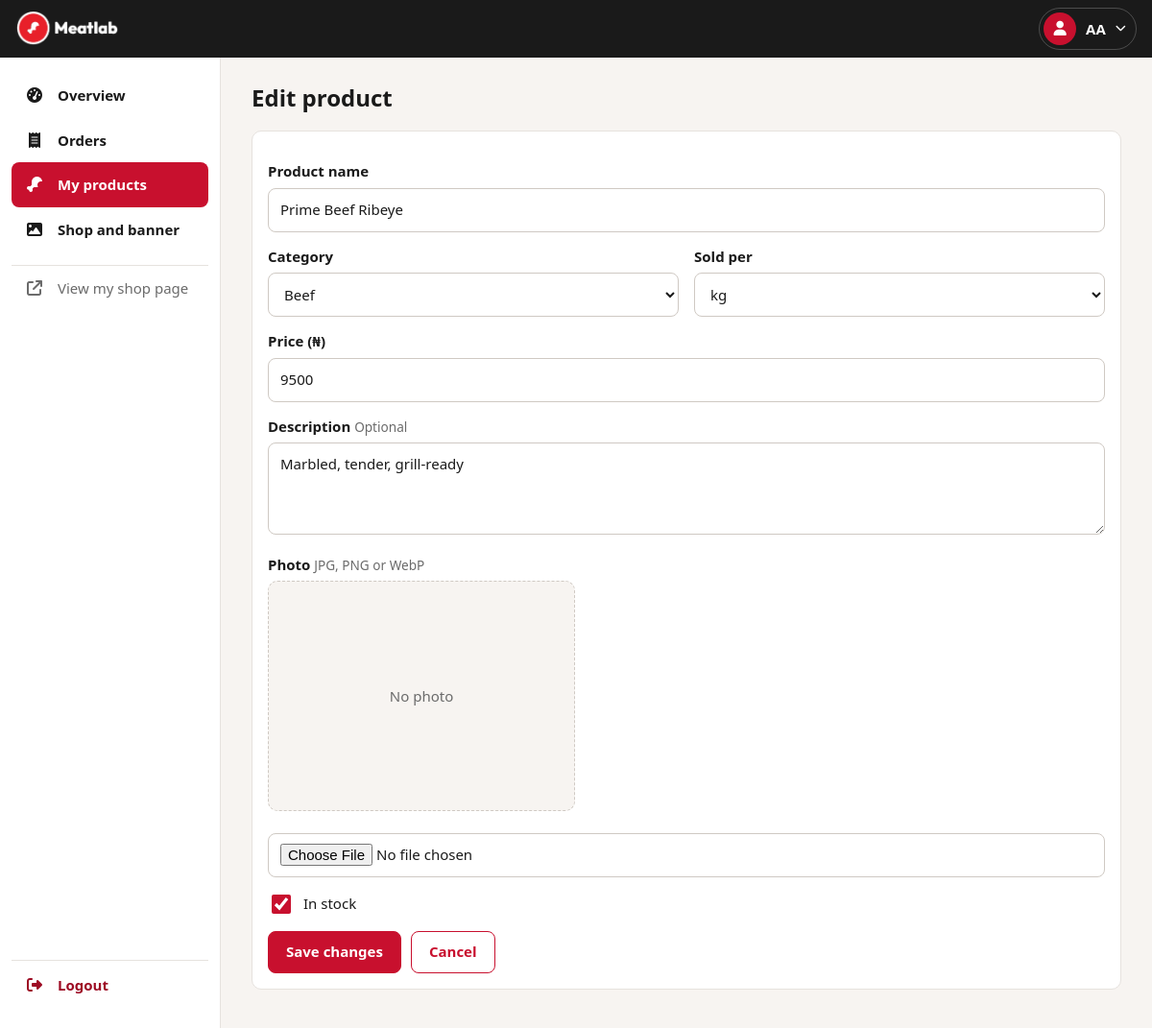
The app's page /owner/product_form/1 (signed in) with its own data.
### tables this page shows
CREATE TABLE IF NOT EXISTS products (
  id INT AUTO_INCREMENT PRIMARY KEY,
  shop_id INT NOT NULL,
  name VARCHAR(140) NOT NULL,
  category_id INT,
  description TEXT NULL,
  price_per_kg INT, 
  min_kg DECIMAL(4,1) DEFAULT 0.5, 
  is_top TINYINT DEFAULT 0,
  unit VARCHAR(20) NOT NULL DEFAULT 'kg',
  image VARCHAR(80) NULL,
  in_stock TINYINT(1) NOT NULL DEFAULT 1,
  status ENUM('pending','approved','rejected') NOT NULL DEFAULT 'approved',
  created_at DATETIME NOT NULL DEFAULT CURRENT_TIMESTAMP,
  updated_at DATETIME NULL,
  INDEX (shop_id),
  FOREIGN KEY (shop_id) REFERENCES shops(id)
);

### templates/controllers/Templates.php (called while the page is built, shortened)
<?php
class Templates extends Trongate {
    function dashboard(array $data): void {
        load('dashboard', $data);
    }
}

### modules/owner/controllers/Owner.php (called while the page is built, shortened)
<?php
class Owner extends Trongate {
    private $user;
    private $shop;
    private $units = ['kg', 'piece', 'pack', 'bundle'];
    public function product_form($id = null) {
        $this->boot();
        $product = null;
        if ($id !=null) {
            $product = $this->own_product((int) $id);
        } elseif (!$this->shop->can_add_products) {
            $this->module('guard')->_flash('Adding products is turned off for your shop. Contact the admin.', 'err');
            redirect('owner/products');
        }
        $categories = $this->categories();
        $units = $this->units;
        $this->page('product_form', $product ? 'Edit product' : 'Add product', 'products', compact('product', 'categories', 'units'));
    }
    private function boot() {
        $this->user = $this->guard->_require('owner');
        $rows = $this->model->query_bind('SELECT * FROM shops WHERE account_id=:a LIMIT 1', ['a' => $this->user['id']], 'object');
        $this->shop = $rows ? $rows[0] : null;
    }
    private function count($sql, $shop_id) {
        $rows = $this->model->query_bind($sql, ['s' => $shop_id], 'object');
        return (int) $rows[0]->n;
    }
    private function own_product($id) {
        $rows = $this->model->query_bind('SELECT * FROM products WHERE id=:i AND shop_id=:s', ['i' => $id, 's' => $this->shop->id], 'object');
        return $rows[0];
    }
    private function categories() {
        $list = explode(',', $this->guard->_setting('categories', 'Other'));
        return array_values(array_filter(array_map('trim', $list)));
    }
    private function page($view, $title, $nav, $extra = []) {
        $data = $extra + [
            'view_module' => 'owner',
            'view_file'   => $view,
            'page_title'  => $title,
            'nav_active'  => $nav,
            'role'        => 'owner',
            'user'        => $this->user,
            'shop'        => $this->shop,
            'csrf'        => $this->guard->_csrf_token(),
            'flash'       => $this->guard->_take_flash(),
            'pending'     => $this->count('SELECT COUNT(*) n FROM orders WHERE shop_id=:s AND status=\'pending\' AND payment_status=\'paid\'', $this->shop->id),
        ];
        $this->template('dashboard', $data);
    }
}

### public/index.php (called while the page is built, shortened)
<?php
$init = new Core;

### engine/Dynamic_properties.php (called while the page is built)
<?php
trait Dynamic_properties {
    private $attributes = [];
    public function __set(string $key, $value): void {
        $this->attributes[$key] = $value;
    }
    public function __get(string $key) {
        if ($key === 'model') {
            if (!isset($this->model)) {
                require_once 'Model.php';
                $this->model = new Model($this->module_name);
            }
            return $this->model;
        } elseif (!isset($this->attributes[$key])) {
            $class_name = ucfirst($key);
            $this->$key = new $class_name;
        }
        return $this->attributes[$key];
    }
}

### engine/Model.php (called while the page is built, shortened)
<?php
class Model {
    private $host = HOST;
    private $user = USER;
    private $pass = PASSWORD;
    private $dbname = DATABASE;
    private $dbh;
    private $stmt;
    public function __construct(?string $current_module = null) {
        $this->port = (defined('PORT') ? PORT : '3306');
        $dsn = 'mysql:host=' . $this->host . ';port=' . $this->port . ';dbname=' . $this->dbname;
        $options = array(
            PDO::ATTR_PERSISTENT => true,
            PDO::ATTR_ERRMODE => PDO::ERRMODE_EXCEPTION
        );
        try {
            $this->dbh = new PDO($dsn, $this->user, $this->pass, $options);
        } catch (PDOException $e) {
            $this->error = $e->getMessage();
            echo $this->error;
            die();
        }
    }
    public function query_bind(string $sql, array $data, ?string $return_type = null): mixed {
        try {
            $this->prepare_and_execute($sql, $data);
        } catch (PDOException $e) {
            throw new RuntimeException("Database query failed: " . $e->getMessage(), 0, $e);
        }
        if ($return_type === 'object') {
            return $this->stmt->fetchAll(PDO::FETCH_OBJ);
        } elseif ($return_type === 'array') {
            return $this->stmt->fetchAll(PDO::FETCH_ASSOC);
        }
        return null;
    }
    ?>
    <?php
    private function get_param_type(mixed $value): int {
        switch (true) {
            case is_int($value):
                $type = PDO::PARAM_INT;
                break;
            default:
                $type = PDO::PARAM_STR;
        }
        return $type;
    }
    private function prepare_and_execute(string $sql, array $data = []): bool {
        $this->stmt = $this->dbh->prepare($sql);
        if (isset($data[0])) {
            return $this->stmt->execute($data);
        } else {
            foreach ($data as $key => $value) {
                $type = $this->get_param_type($value);
                $this->stmt->bindValue(":$key", $value, $type);
            }
            return $this->stmt->execute();
        }
    }
}

### modules/guard/controllers/Guard.php (called while the page is built, shortened)
<?php
class Guard extends Trongate {
    public function _user() {
        return $_SESSION['meatlab_user'] ?? null;
    }
    public function _require($role) {
        $user = $this->_user();
        return $user;
    }
    public function _setting($name, $default = '') {
        $rows = $this->model->query_bind('SELECT value FROM settings WHERE name = :n', ['n' => $name], 'object');
        return $rows ? $rows[0]->value : $default;
    }
}

### engine/tg_helpers/string_helper.php (called while the page is built, shortened)
<?php
function out(?string $input, string $encoding = 'UTF-8', string $output_format = 'html'): string {
    $flags = ENT_QUOTES;
    if ($output_format === 'xml') {
        $flags = ENT_XML1;
    } elseif ($output_format === 'json') {
        $input = json_encode($input, JSON_HEX_TAG | JSON_HEX_AMP | JSON_HEX_APOS | JSON_HEX_QUOT);
        $flags = ENT_NOQUOTES;
    } elseif ($output_format === 'javascript') {
        $input = json_encode($input, JSON_HEX_TAG | JSON_HEX_AMP | JSON_HEX_APOS | JSON_HEX_QUOT);
    } elseif ($output_format === 'attribute') {
        $flags = ENT_QUOTES;
    } else {
        $input = ($output_format === 'html') ? htmlspecialchars($input, $flags, $encoding) : htmlentities($input, $flags, $encoding);
        return $input;
    }
    return htmlspecialchars($input, $flags, $encoding);
}

### engine/Modules.php (called while the page is built, shortened)
<?php
class Modules {
    public function load(string $target_module): void {
        $target_controller = ucfirst($target_module);
        $target_controller_path = '../modules/' . $target_module . '/controllers/' . $target_controller . '.php';
    }
}

### modules/owner/views/product_form.php (the view, shortened to what this page needs)
<?php $p = $product; $locked = $p && !$shop->can_edit_price; ?>
<form class="card" method="post" action="<?= BASE_URL ?>owner/product_save" enctype="multipart/form-data">
    <label for="name">Product name</label>
    <input id="name" type="text" name="name" value="<?= out($p->name ?? '') ?>" maxlength="140" required placeholder="e.g. Fresh goat meat">
    <div class="grid2">
        <div>
            <label for="category">Category</label>
            <select id="category" name="category">
                <?php foreach ($categories as $c): ?>
                    <option value=<?= $c ?> <?= ($p->category ?? '') === $c ? 'selected' : '' ?>><?= out($c) ?></option>
                <?php endforeach; ?>
            </select>
        </div>
        <div>
            <label for="unit">Sold per</label>
            <select id="unit" name="unit">
                <?php foreach ($units as $u): ?>
                    <option <?= ($p->unit ?? 'kg') === $u ? 'selected' : '' ?>><?= out($u) ?></option>
                <?php endforeach; ?>
            </select>
        </div>
    </div>
    <label for="price">Price (₦) <?= $locked ? '<span class="hint">Locked by the admin</span>' : '' ?></label>
    <input id="price" type="number" name="price" min="1" step="0.01" inputmode="decimal" value="<?= out($p->price_per_kg ?? '') ?>" required <?= $locked ? 'readonly' : '' ?>>
    <label for="description">Description <span class="hint">Optional</span></label>
    <textarea id="description" name="description" maxlength="1000"><?= out($p->description ?? '') ?></textarea>
    <label>Photo <span class="hint">JPG, PNG or WebP</span></label>
    <div class="pic" id="picPreview" style="<?= !empty($p->image) ? "background-image:url('" . out(ml_img('products', $p->image)) . "')" : '' ?>"><?= !empty($p->image) ? '' : 'No photo' ?></div><br>
    <input type="file" name="image" accept="image/jpeg,image/png,image/webp" data-preview="#picPreview">
    <label class="check"><input type="checkbox" name="in_stock" value="1" <?= !$p || $p->in_stock ? 'checked' : '' ?>> In stock</label>
    <div class="actions">
        <button class="btn" type="submit"><?= $p ? 'Save changes' : 'Add product' ?></button>
        <a class="btn line" href="<?= BASE_URL ?>owner/products">Cancel</a>
    </div>
</form>

### public/dash_assets/dash.css (style rules this page uses)
:root { --brand: #c8102e; --brand-dark: #9d0c24; --ink: #1a1a1a; --muted: #6b6b6b; --line: #e6e2de; --paper: #ffffff; --soft: #f7f4f1; --ok: #1f7a43; --warn: #b26a00; --radius: 10px; --gap: 16px; --font: system-ui, -apple-system, "Segoe UI", Roboto, Arial, sans-serif; }
* { box-sizing: border-box; }
html { -webkit-text-size-adjust: 100%; }
body { margin: 0; font-family: var(--font); color: var(--ink); background: var(--soft); line-height: 1.5; font-size: 15px; }
a { color: var(--brand); }
@media (min-width: 900px) { main > * { max-width: 1000px; } }
.card { background: var(--paper); border: 1px solid var(--line); border-radius: var(--radius); padding: var(--gap); margin-bottom: var(--gap); }
.btn { display: inline-flex; align-items: center; justify-content: center; min-height: 44px; padding: 0 18px; border-radius: 8px; border: 1px solid var(--brand); background: var(--brand); color: #fff; font: inherit; font-weight: 700; text-decoration: none; cursor: pointer; }
.btn.line { background: var(--paper); color: var(--brand); }
.actions { display: flex; gap: 10px; flex-wrap: wrap; align-items: center; }
label { display: block; font-weight: 600; margin: 14px 0 6px; }
.hint { color: var(--muted); font-size: .85rem; font-weight: 400; }
input[type=text], input[type=email], input[type=tel], input[type=number], input[type=password], input[type=file], select, textarea { width: 100%; min-height: 46px; padding: 10px 12px; border: 1px solid #cfc9c3; border-radius: 8px; font: inherit; background: #fff; color: var(--ink); }
textarea { min-height: 96px; resize: vertical; }
.check { display: flex; gap: 10px; align-items: center; font-weight: 500; margin: 10px 0; min-height: 36px; }
.check input { width: 20px; height: 20px; accent-color: var(--brand); }
.grid2 { display: grid; gap: 0 var(--gap); }
@media (min-width: 700px) { .grid2 { grid-template-columns: 1fr 1fr; } }
.pic { width: 100%; aspect-ratio: 4 / 3; max-width: 320px; background: var(--soft) center / cover no-repeat; border: 1px dashed #cfc9c3; border-radius: var(--radius); display: grid; place-items: center; color: var(--muted); }

### records on screen
products: name "Prime Beef Ribeye", price "9500", description "Marbled, tender, grill-ready", in_stock "☑"

### other values on screen
out(ml_initials($user['name'] ?? '')) "AA"
$label "Overview"
$label "Orders"
$label "My products"
$label "Shop and banner"
out($page_title ?? '') "Edit product"
form field category "Beef"
form field unit "kg"
